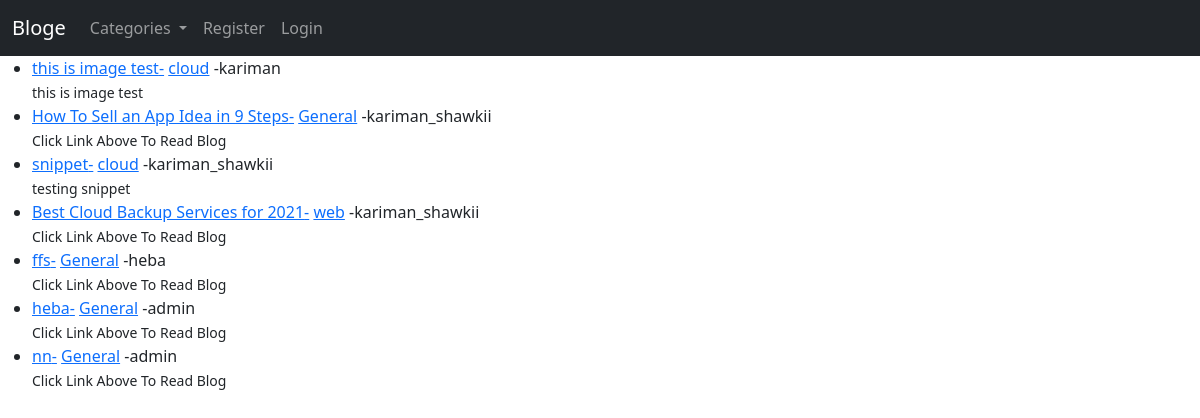
The app's page /, older data.
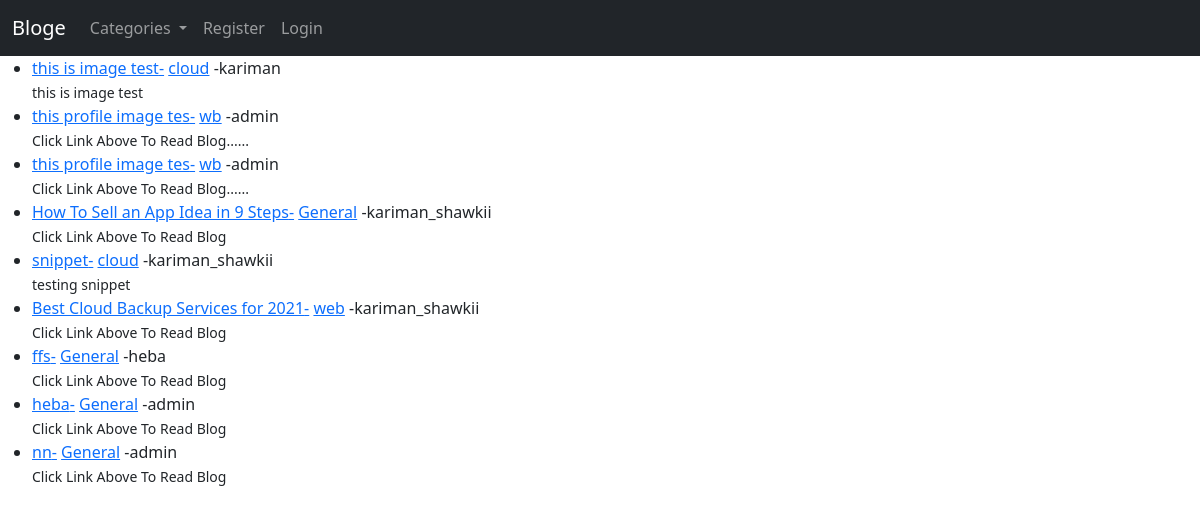
The same page, newer data.
### myblog/models.py (models this page shows, shortened)
class Post(models.Model):
    title = models.CharField(max_length=255)
    title_tag = models.CharField(max_length=255)
    header_image=models.ImageField(null=True, blank=True, upload_to="images/")
    author = models.ForeignKey(User, on_delete=models.CASCADE)
    category = models.ForeignKey(Category,
                                 on_delete=models.SET_DEFAULT,
                                 default=1)
    snippet = models.CharField(max_length=255, default="Click Link Above To Read Blog......")
    body = RichTextField(blank=True, null=True)
    post_date = models.DateField(auto_now_add=True)
    likes = models.ManyToManyField(User, related_name='blog_posts')

class Category(models.Model):
    name = models.CharField(max_length=255)
    post_date = models.DateField(auto_now_add=True)
    def __str__(self):
        return self.name

### myblog/views.py (the view)
# urls.py: path("", HomeView.as_view(), name="home"),
class HomeView(ListView):
    model = Post
    template_name = "home.html"
    ordering = ["-post_date"]

### ablog/context_processors.py (called while the page is built)
def add_variable_to_context(request):
    return {
        "categories": Category.objects.order_by("id").all(),
    }

### myblog/templates/home.html (shortened to what this page needs)
{% extends 'base.html' %} {% block content %}
<ul>
  {% for post in object_list %}
  <li>
    <a href="{% url 'post-detail' post.pk %}">{{post.title}}-</a>
    <a href="{% url 'category-detail' post.category|slugify %}">{{post.category}}</a>
    -{{post.author}} <br>
    <small>{{post.snippet}}</small>
  </li>
  {% endfor %}
</ul>
{% endblock %}

Row changes from the older to the newer data that the page shows:
added Post: title "this profile image tes", category "wb", author "admin", snippet "Click Link Above To Read Blog......"
added Post: title "this profile image tes", category "wb", author "admin", snippet "Click Link Above To Read Blog......"
